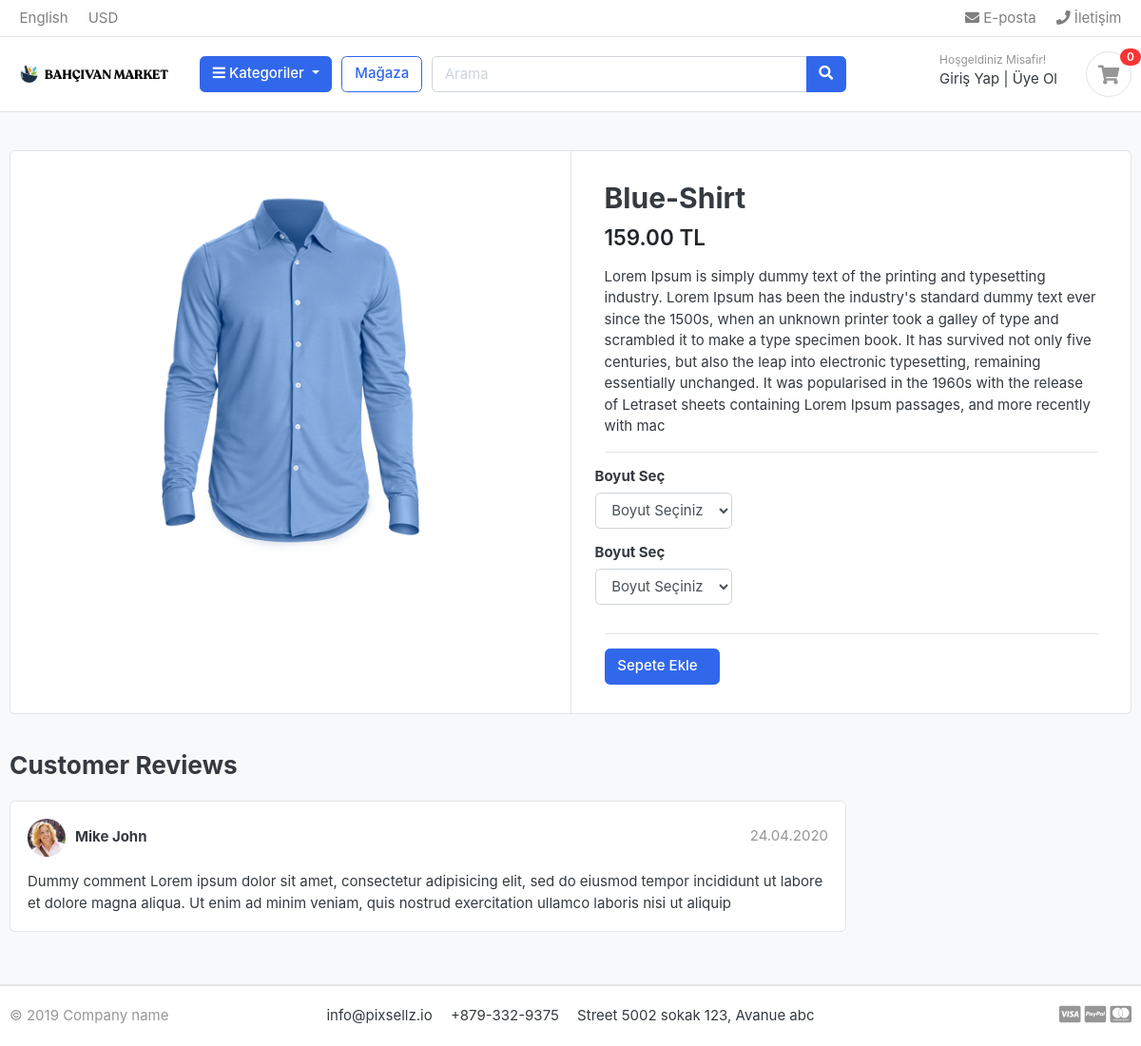
Screenshot of /store/category/shirt/blue-shirt with the database file from the repository.
### store/models.py (models this page shows, shortened)
class Product(models.Model):
    product_name = models.CharField(max_length=200, unique=True)
    slug = models.SlugField(max_length=200, unique=True)
    product_description = models.TextField(max_length=500, blank=True)
    price = models.DecimalField(max_digits=6, decimal_places=2)
    image = models.ImageField(upload_to='photos/product')
    stock  = models.IntegerField()
    is_avalible = models.BooleanField(default=True)
    category = models.ForeignKey(Category, on_delete=models.CASCADE)
    created_date  = models.DateTimeField(auto_now_add=True)
    modified_date = models.DateTimeField(auto_now = True)

### store/views.py (the view)
# urls.py: path('category/<slug:category_slug>/<slug:product_slug>', views.product_detail, name ='product_detail'),
def product_detail(request,category_slug,product_slug):
    try:
        single_product = Product.objects.get(category__slug= category_slug,slug = product_slug)
        in_cart = CartItem.objects.filter(cart__cart_id= _cart_id(request),product=single_product).exists()
    except Exception as e:
        raise e
    context = {
        'single_product' : single_product,
        'in_cart' : in_cart,
    }
    return render(request,'store/product_detail.html',context)

### carts/context_processors.py (called while the page is built)
def counter(request):
    cart_count = 0
    if 'admin' in request.path:
        return {}
    else:
        try:
            cart = Cart.objects.filter(cart_id = _cart_id(request))
            if request.user.is_authenticated:
                cart_items = CartItem.objects.all().filter(user= request.user)
            else:
                cart_items = CartItem.objects.all().filter(cart=cart[:1])
            for cart_item in cart_items:
                cart_count += cart_item.quantity
        except Cart.DoesNotExist:
            cart_count = 0
    return dict(cart_count=cart_count)

### carts/views.py (called while the page is built)
def _cart_id(request):
    cart = request.session.session_key
    if not cart:
        cart = request.session.create()
    return cart

### category/context_processors.py (called while the page is built)
def menu_links(request):
    links = Category.objects.all()
    return dict(links=links)

### category/models.py (called while the page is built)
    def get_url(self):
        return reverse('products_by_category',args = [self.slug ])

### store/models.py (called while the page is built)
    def weight(self):
        return super(VariationManager,self).filter(variation_category='weight',is_active=True)

    def volume(self):
        return super(VariationManager,self).filter(variation_category='volume',is_active=True)

### templates/store/product_detail.html (shortened to what this page needs)
{% extends 'base.html' %}
{% load static %}
{% block content %}
<section class="section-content padding-y bg">
<div class="container">
<div class="card">
	<div class="row no-gutters">
		<aside class="col-md-6">
<article class="gallery-wrap">
	<div class="img-big-wrap">
	   <a href="#"><img src="{{ single_product.image.url }}"></a>
	</div>
</article>
		</aside>
		<main class="col-md-6 border-left">
			<form action="{% url 'add_cart' single_product.id %}" method="POST">
				<article class="content-body">
					<h2 class="title">{{ single_product.product_name }}</h2>
					<div class="mb-3">
						<var class="price h4">	{{ single_product.price }} TL</var>
					</div>
					<p>{{ single_product.product_description }}</p>
					<hr>
					<div class="row">
						<div class="item-option-select">
							<h6>Boyut Seç</h6>
								<select name="weight" class="form-control" required>
									<option value="" disabled selected>Boyut Seçiniz</option>
								</select>
						</div>
					</div>
					<div class="row">
						<div class="item-option-select" >
							<h6>Boyut Seç</h6>
								<select name="volume" class="form-control">
									<option value="" disabled selected>Boyut Seçiniz</option>
								</select>
						</div>
					</div>
					<hr>
					{% if single_product.stock <= 0 %}
					<div class="alert alert-primary" role="alert">
						Ürün Şu An Elimizde Mevcut Değil
					</div>
					{% else %}
					<button type="submit" class="btn  btn-primary"><span class="text">Sepete Ekle</span></button>
					{% endif %}
				</article>
			</form>
		</main>
	</div>
</div>
<br>
<div class="row">
			<div class="col-md-9">
	<header class="section-heading">
		<h3>Customer Reviews </h3>
	</header>
	<article class="box mb-3">
		<div class="icontext w-100">
			<img src="{% static './images/avatars/avatar1.jpg' %}" class="img-xs icon rounded-circle">
			<div class="text">
				<span class="date text-muted float-md-right">24.04.2020 </span>
				<h6 class="mb-1">Mike John </h6>
			</div>
		</div>
		<div class="mt-3">
			<p>
				Dummy comment Lorem ipsum dolor sit amet, consectetur adipisicing elit, sed do eiusmod
				tempor incididunt ut labore et dolore magna aliqua. Ut enim ad minim veniam,
				quis nostrud exercitation ullamco laboris nisi ut aliquip
			</p>
		</div>
	</article>
	</div>
</div>
</div>
</section>
{% endblock %}

### static/css/ui.css (style rules this page uses)
html { font-family: "Inter", sans-serif; font-size: 15px; }
.content-body { flex: 1 1 auto; padding: 2rem 2.3rem; }
.img-xs, .img-sm, .img-md, .img-lg { -o-object-fit: cover; object-fit: cover; flex-shrink: 0; flex-grow: 0; }
.img-xs { width: 40px; height: 40px; }
.padding-y { padding-top: 40px; padding-bottom: 40px; }
var { font-style: normal; }
article:after, .form-group:after { display: block; clear: both; content: ""; }
.bg { background-color: #f8f9fa; }
.section-heading { margin-bottom: 20px; margin-top: 15px; }
p:last-child { margin-bottom: 0; }
.icontext { display: inline-flex; align-items: center; vertical-align: middle; }
.icontext .text { width: 100%; line-height: 1.2; }
.icontext .icon { position: relative; margin-right: 10px; flex-shrink: 0; flex-grow: 0; }
.price { font-weight: 600; color: #212529; }
.box { padding: 18px; background: #fff; border-radius: 0.37rem; border: 1px solid #e4e4e4; }
.box img { max-width: 100%; }
.gallery-wrap .img-big-wrap { margin-bottom: 10px; border-radius: 0.37rem; overflow: hidden; background-color: #fff; }
.gallery-wrap .img-big-wrap a { text-align: center; display: block; }
.gallery-wrap .img-big-wrap img { height: 450px; width: auto; display: inline-block; }
.item-option-select { margin-bottom: 1rem; display: inline-block; margin-right: 15px; }

### rows the page displays
Product: image (picture), product_name "Blue-Shirt", price "159.00", product_description "Lorem Ipsum is simply dummy text of the printing and typesetting industry. Lorem Ipsum has been the industry's standard dummy text ever since the 1500s, when an unknown printer took a galley of type and scrambled it to make a type specimen book. It has survived not only five centuries, but also the leap into electronic typesetting, remaining essentially unchanged. It was popularised in the 1960s with the release of Letraset sheets containing Lorem Ipsum passages, and more recently with mac"

### other values shown
{{ cart_count }} "0"
